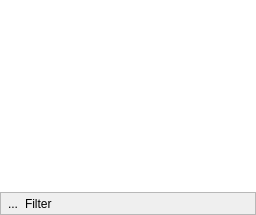
                     <widget class="QWidget" name="mediaListHolder" native="true">
                      <property name="sizePolicy">
                       <sizepolicy hsizetype="Preferred" vsizetype="Preferred">
                        <horstretch>70</horstretch>
                        <verstretch>0</verstretch>
                       </sizepolicy>
                      </property>
                      <property name="autoFillBackground">
                       <bool>true</bool>
                      </property>
                      <layout class="QVBoxLayout" name="verticalLayout_35">
                       <property name="spacing">
                        <number>0</number>
                       </property>
                       <property name="margin">
                        <number>0</number>
                       </property>
                       <item>
                        <widget class="MediaView" name="mediaView">
                         <property name="sizePolicy">
                          <sizepolicy hsizetype="Expanding" vsizetype="Expanding">
                           <horstretch>0</horstretch>
                           <verstretch>0</verstretch>
                          </sizepolicy>
                         </property>
                         <property name="minimumSize">
                          <size>
                           <width>250</width>
                           <height>0</height>
                          </size>
                         </property>
                         <property name="mouseTracking">
                          <bool>true</bool>
                         </property>
                         <property name="autoFillBackground">
                          <bool>true</bool>
                         </property>
                         <property name="frameShape">
                          <enum>QFrame::NoFrame</enum>
                         </property>
                         <property name="editTriggers">
                          <set>QAbstractItemView::NoEditTriggers</set>
                         </property>
                         <property name="alternatingRowColors">
                          <bool>true</bool>
                         </property>
                         <property name="selectionMode">
                          <enum>QAbstractItemView::ExtendedSelection</enum>
                         </property>
                         <property name="verticalScrollMode">
                          <enum>QAbstractItemView::ScrollPerPixel</enum>
                         </property>
                         <property name="rootIsDecorated">
                          <bool>false</bool>
                         </property>
                         <property name="allColumnsShowFocus">
                          <bool>true</bool>
                         </property>
                         <attribute name="headerVisible">
                          <bool>false</bool>
                         </attribute>
                         <attribute name="headerMinimumSectionSize">
                          <number>0</number>
                         </attribute>
                        </widget>
                       </item>
                       <item>
                        <widget class="QFrame" name="mediaListFilter">
                         <property name="autoFillBackground">
                          <bool>true</bool>
                         </property>
                         <property name="frameShape">
                          <enum>QFrame::StyledPanel</enum>
                         </property>
                         <property name="frameShadow">
                          <enum>QFrame::Plain</enum>
                         </property>
                         <property name="lineWidth">
                          <number>0</number>
                         </property>
                         <layout class="QHBoxLayout" name="horizontalLayout_29">
                          <property name="spacing">
                           <number>0</number>
                          </property>
                          <property name="margin">
                           <number>0</number>
                          </property>
                          <item>
                           <widget class="QToolButton" name="closeMediaListFilter">
                            <property name="text">
                             <string>...</string>
                            </property>
                            <property name="icon">
                             <iconset>
                              <normaloff>../convenience/dialog-close.png</normaloff>../convenience/dialog-close.png</iconset>
                            </property>
                            <property name="autoRaise">
                             <bool>true</bool>
                            </property>
                           </widget>
                          </item>
                          <item>
                           <widget class="QLabel" name="label_19">
                            <property name="text">
                             <string>Filter</string>
                            </property>
                           </widget>
                          </item>
                          <item>
                           <widget class="KFilterProxySearchLine" name="mediaListFilterProxyLine"/>
                          </item>
                         </layout>
                        </widget>
                       </item>
                      </layout>
                     </widget>
